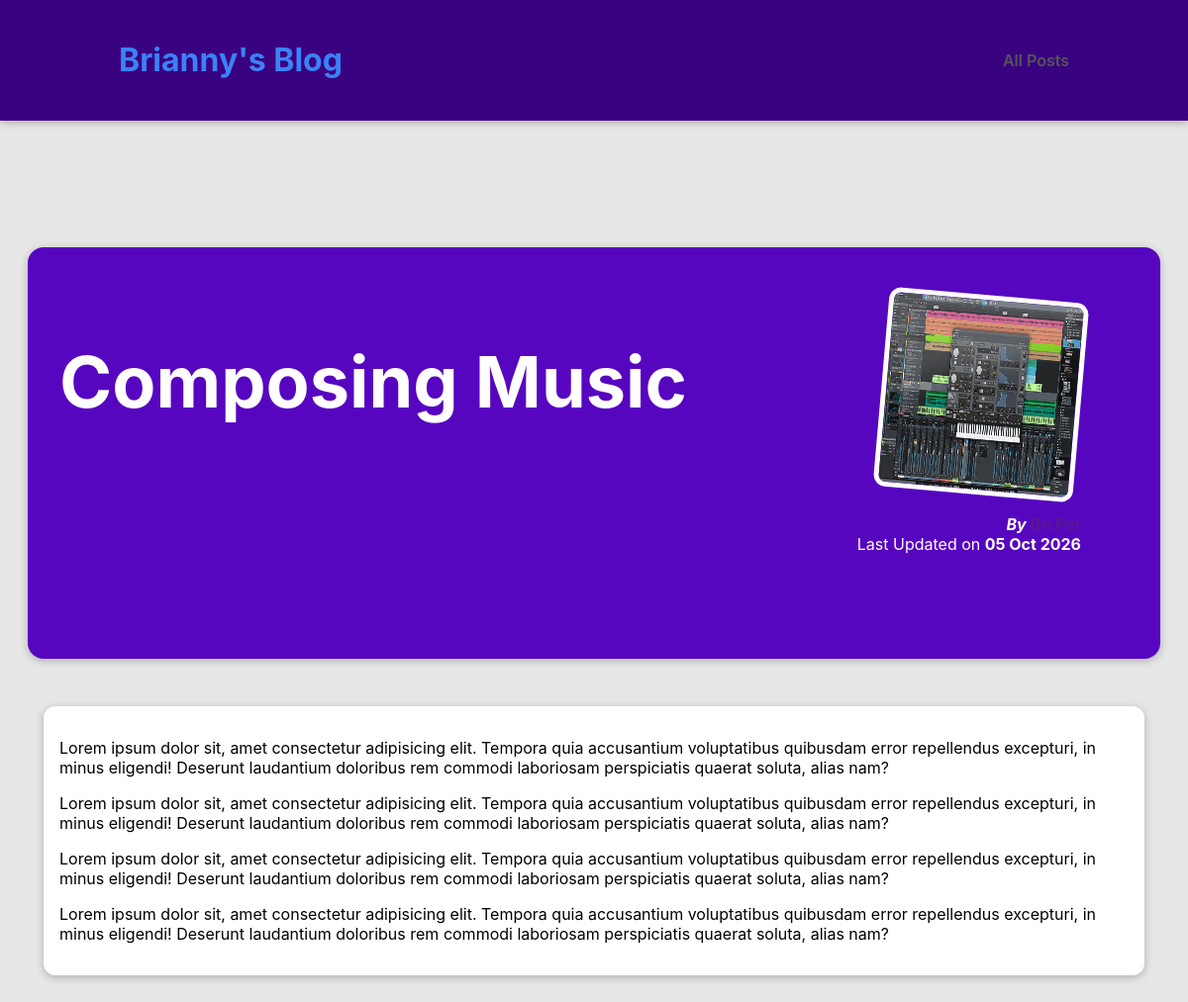
The page /posts/composing-music on the database its author committed.
### blog/models.py (models this page shows)
class Post(models.Model):
    title = models.CharField(max_length=150)
    excerpt = models.CharField(max_length=200)
    image_name = models.CharField(max_length=100)
    date = models.DateField(auto_now=True)
    slug = models.SlugField(unique=True, db_index=True)
    content = models.TextField(validators=[MinLengthValidator(10)])
    author = models.ForeignKey(
        Author, on_delete=models.SET_NULL, null=True, related_name="posts")
    tags = models.ManyToManyField(Tag)

### blog/views.py (the view)
# urls.py: path("posts/<slug:slug>", views.post_detail, name="post-detail") #/posts/my-first-post
def post_detail(request, slug):
    identified_post = get_object_or_404(Post, slug=slug)
    return render(request, "blog/post-detail.html", {
        "post": identified_post
    })

### blog/models.py (called while the page is built)
    def full_name(self):
        return f"{self.first_name} {self.last_name}"

    def __str__(self):
        return self.full_name()

### blog/templates/blog/post-detail.html (shortened to what this page needs)
{% extends "base.html" %}
{% load static %}
{% block css_files %}
    <link rel="stylesheet" href='{% static 'blog/post-detail.css' %}'/>
{% endblock %}
{% block content %}
    <section id="summary">
        <h2>{{ post.title }}</h2>
        <article>
            <img src="{% static "blog/images/"|add:post.image_name %}" alt="{{ post.title }}">
            <address>By <a href="">{{ post.author }}</a></address>
            <div>
                Last Updated on <time>{{ post.date|date:"d M Y" }}</time>
            </div>
        </article>
    </section>
    <main>
        {{ post.content|linebreaks }}
    </main>
{% endblock %}

### static/app.css (style rules this page uses)
html { font-family: 'Inter', sans-serif; }
body { margin: 0; }
h1, h2, h3 { font-family: 'Inter', sans-serif; font-weight: bold; }

### blog/static/blog/post-detail.css (style rules this page uses)
body { background-color: #e7e7e7; }
#summary { margin: 8rem auto 3rem auto; padding: 2rem; width: 90%; max-width: 90rem; border-radius: 16px; background-color: #5706c0; position: relative; box-shadow: 0 2px 8px rgba(0, 0, 0, 0.25); height: 22rem; }
#summary h2 { color: white; font-size: 4.5rem; }
#summary article { position: absolute; top: 2rem; right: 3rem; padding: 1rem 2rem; border-radius: 12px; text-align: right; color: white; }
#summary article img { width: 12rem; height: 12rem; border-radius: 12px; transform: rotateZ(5deg); border: 5px solid white; margin-bottom: 1rem; }
#summary address { font-weight: bold; }
#summary time { font-weight: bold; }
main { width: 90%; max-width: 90rem; margin: 3rem auto; background-color: white; padding: 1rem; border-radius: 12px; box-shadow: 0 2px 8px rgba(0, 0, 0, 0.25); }

### rows shown on the page
Post: title "Composing Music", image_name (picture), date "05 Oct 2026", content "Lorem ipsum dolor sit, amet consectetur adipisicing elit. Tempora quia accusantium voluptatibus quibusdam error repellendus excepturi, in minus eligendi! Deserunt laudantium doloribus rem commodi laboriosam perspiciatis quaerat soluta, alias nam? Lorem ipsum dolor sit, amet consectetur adipisicing elit. Tempora quia accusantium voluptatibus quibusdam error repellendus excepturi, in minus eligendi! Deserunt laudantium doloribus rem commodi laboriosam perspiciatis quaerat soluta, alias nam? Lorem ipsum dolor sit, amet consectetur adipisicing elit. Tempora quia accusantium voluptatibus quibusdam error repellendus excepturi, in minus eligendi! Deserunt laudantium doloribus rem commodi…"
